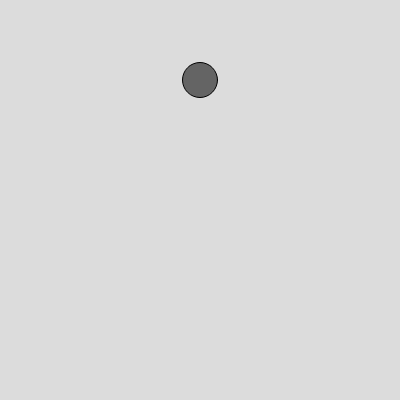
Frame 1 (no input)
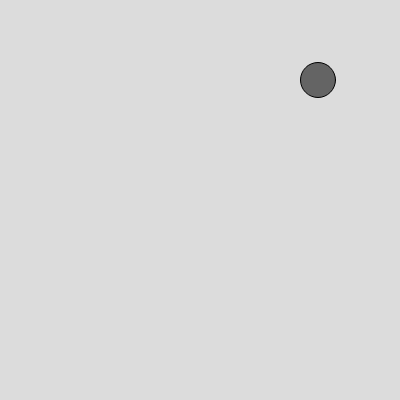
Frame 60 (no input)
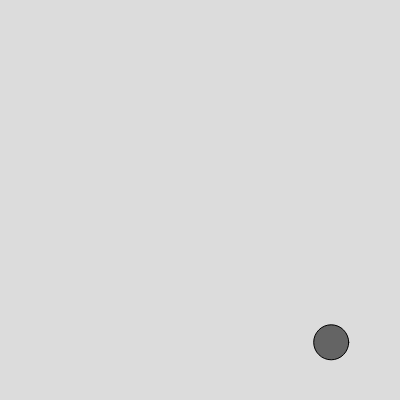
Frame 120 (the mouse pressed at the canvas centre since frame 60)

The p5.js sketch that drew these frames (run headless with seeded random() and noise() and a simulated clock; from frame 60 on, the mouse is pressed at the canvas centre):

// p5.js sketch
// ── sketch.js
// Program to simulate a bouncing ball under the influence of gravity and frictional forces
class Mover {
  /* This is the syntax for creating a class, now within this block 
  we can define and attach properties and functions (methods) to the class
  by using the 'this' keyword */

  // The constructor sets the initial values that are required after instantiation
  // for the Mover class we require, x and y coordinates, and mass of the object

  constructor(x, y, m) {
    // The velocity chosen such that it showcases all the features of the program

    this.pos = createVector(x, y);
    this.vel = createVector(2, -3);
    this.acc = createVector();    // Creates a vector of default values (0,0)
    this.mass = m;
    this.r = m * 0.875;   // Object radius ∝ mass - i.e., assuming bigger ⇒ heavier
    this.D = this.r * 2;    // Diameter - used as argument for drawing circle
  }

  // Inside classes, function/methods don't need the 'function' keyword,
  update() {
    // The below three lines implement the physical laws as sequenced in the modelling section
    // This implementation will be used throughout all simulations as part of the update() method

    this.vel.add(this.acc);
    this.pos.add(this.vel);
    this.acc.mult(0);       //Acceleration is reset - only affected by force(s) at that frame

    // bounceEdges() is called after the reset, since the effect of friction
    // applied in bounceEdges() is only used in the next frame 
    this.bounceEdges();
  }

  show() {
    circle(this.pos.x, this.pos.y, this.D);
  }

  applyForce(force) {
    // Since we may not want to directly affect the vector that is passed to us 
    // we have to create a copy apply second law to the copied vector
    let f = p5.Vector.div(force, this.mass);
    this.acc.add(f);
  }

  bounceEdges(fric_Force = true) {
    if (this.pos.y + this.r > height) {
      this.vel.y *= -0.85;
      this.pos.y += height - (this.pos.y + this.r);

      if (fric_Force) {
        // Formula used is fric = µN (-û) where 
        // µ - frictional coeffecient, N- Normal force, û - unit vector along current velocity 
        // Basically friction is a force acting along the opposite direction of the velocity

        let fric = p5.Vector.setMag(this.vel, fric_coeff); 
        fric.mult(-1);
        this.applyForce(fric);
      }
    } else if (this.pos.y - this.r < 0) {
      this.vel.y *= -0.85;
      this.pos.y -= this.pos.y - this.r
    }

    if (this.pos.x + this.r > width) {
      this.vel.x *= -0.95;
      this.pos.x += width - (this.pos.x + this.r);
    } else if (this.pos.x - this.r < 0) {
      this.vel.x *= -0.95;
      this.pos.x -= this.pos.x - this.r;
    }
  }
}

let mv;   // The mover instance decleration
let gravity;
const fric_coeff = 0.075;

function setup() {
  createCanvas(400, 400);
  fill(100);
  gravity = createVector(0, 0.1);
  mv = new Mover(200, 80, 20);

}

function draw() {
  background(220);
  mv.show();

  // Applying any universal forces in the simulation - in this case just gravity
  // But since grativational force actually scales according to mass, we pass a new vector at each frame
  // i.e., our constant gravity vector multiplied by the mass of the mover
  mv.applyForce(p5.Vector.mult(gravity, mv.mass));


  mv.update();

}
